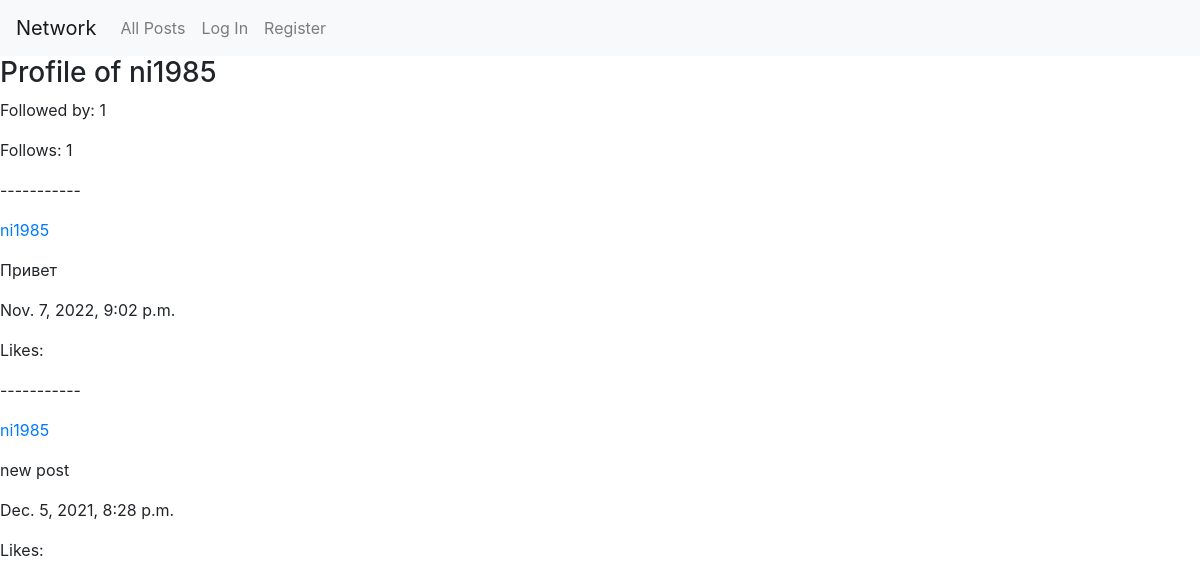
The app's page /profile/ni1985/, older data.
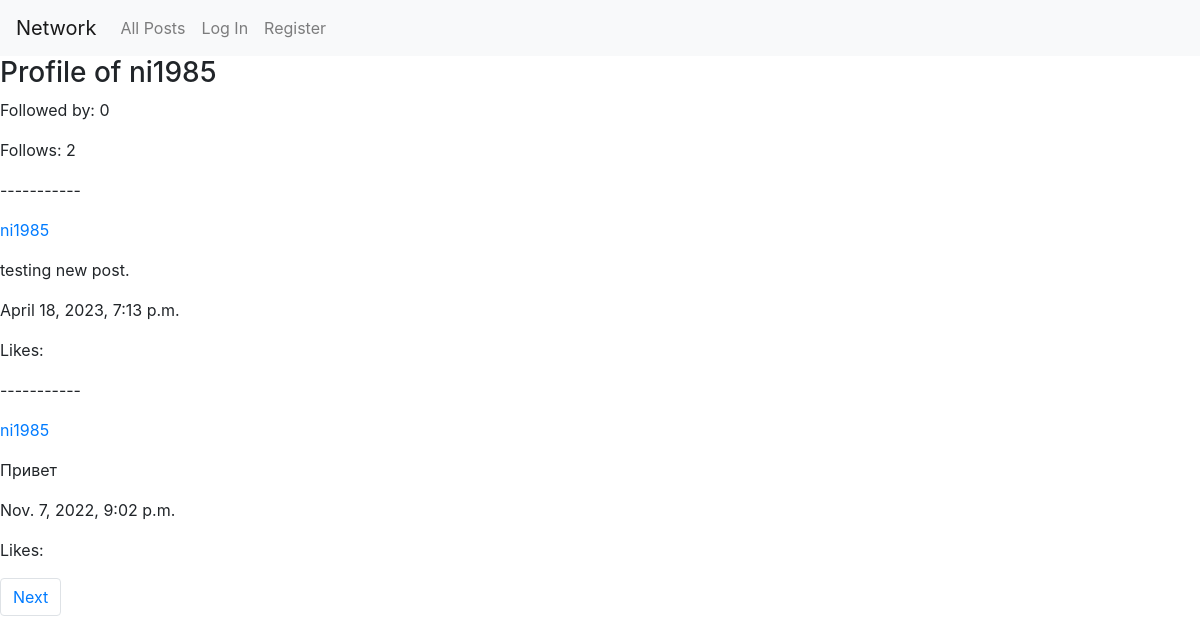
The same page, newer data.
### network/models.py (models this page shows, shortened)
class Post(models.Model):
    creator = models.ForeignKey(
        User,
        on_delete = models.CASCADE)
    post_text = models.TextField()
    post_time = models.DateTimeField(auto_now_add=True)
    likes = models.ManyToManyField(
        User,
        blank = True,
        related_name = 'Likes'
    )

### network/views.py (the view, shortened to what this page needs)
# urls.py: path("profile/<str:user_name>/", views.profile, name="profile"),
def profile(request, user_name):
    print(f'user and profile: {request.user},{user_name}')
    if (str(request.user) == user_name):
        user_check = 1
        print("same user")
    else:
        user_check = 0
    print(f"User check: {user_check}")
    user_post = Post.objects.filter(creator__username = user_name).order_by('-post_time')
    page_number = request.GET.get('page')
    paginator = Paginator(user_post, per_page = 2)
    page_obj = paginator.get_page(page_number)
    followed = Follow.objects.filter(subscribed__username = user_name)
    followed_users = followed.values_list('user_id__username', flat=True)
    followed_nr = len(followed_users)
    print(followed_users)
    print(f"followed by: {followed_nr}")
    follows = Follow.objects.filter(user_id__username = user_name)
    follows_users = follows.values_list('subscribed__username', flat=True)
    follows_nr = len(follows_users)
    if (str(request.user) in followed_users):
        print("you follow this user")
        follow = True
    else:
        print("you do not follow this user")
        follow = False
    print(follows_users)
    print(f"follows: {follows_nr}")
    return render(request, "network/profile.html", {
            'user_name': user_name,
            'posts': page_obj,
            'follows_nr': follows_nr,
            'followed_nr': followed_nr,
            'user_check': user_check,
            'follow': follow
    })

### network/templates/network/profile.html (shortened to what this page needs)
{% extends "network/layout.html" %}
{% block body %}
    <h3>Profile of {{ user_name }}</h3>
    <p>Followed by: {{ followed_nr}}</p>
    <p>Follows: {{ follows_nr }}</p>
    <div>
        {% for post in posts %}
        <div>
            <p>-----------</p>
            <a href="{% url 'profile' user_name %}"><p>{{ user_name }}</p></a>
            <p>{{ post.post_text }}</p>
            <p>{{ post.post_time }}</p>
            <p>Likes: {{ post.post_likes }}</p>
        </div>
        {% endfor %}
    </div>
    <nav aria-label="Page navigation">
        <ul class="pagination">
        {% if posts.has_next %}
            <li class="page-item"><a class="page-link" href="?page={{ posts.next_page_number }}">Next</a></li>
        {% endif %}
        </ul>
    </nav>
{% endblock %}

Row changes from the older to the newer data that the page shows:
no longer on this page (row unchanged): Post: user_name "ni1985", post_text "new post", post_time "Dec. 5, 2021, 8:28 p.m."
added Post: user_name "ni1985", post_text "testing new post.", post_time "April 18, 2023, 7:13 p.m."
Text that changed along with them:
{{ followed_nr }}: "1" → "0"
{{ follows_nr }}: "1" → "2"
text now shown: "Next"
